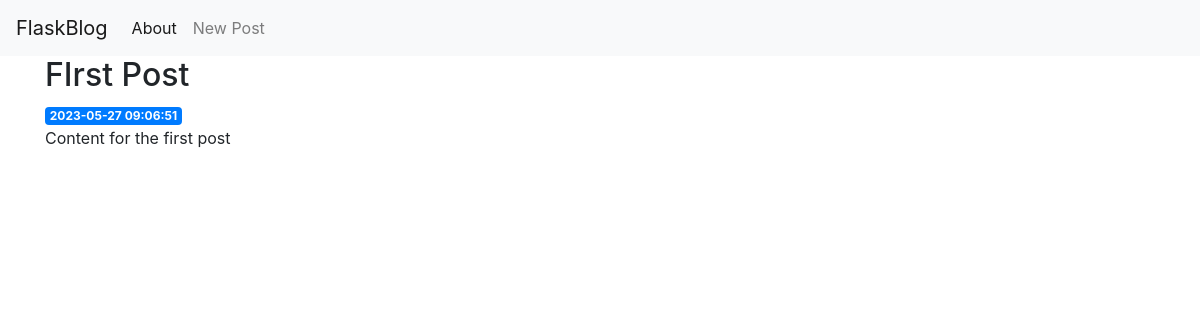
/1, run on an earlier commit of the app's database.
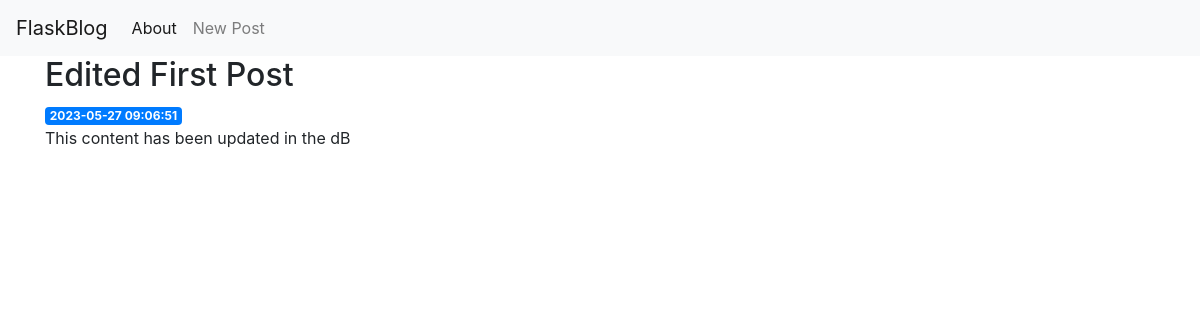
And on a later commit of the database.
### tables this page shows
CREATE TABLE posts (
	id INTEGER PRIMARY KEY AUTOINCREMENT,
	created TIMESTAMP NOT NULL DEFAULT CURRENT_TIMESTAMP,
	title TEXT NOT NULL,
	content TEXT NOT NULL
);

### app.py (the view)
@app.route('/<int:post_id>')
def post(post_id):
	post = get_post(post_id)
	return render_template('post.html', post=post)

### app.py (called while the page is built)
def get_db_connection():
	conn = sqlite3.connect('database.db')
	conn.row_factory = sqlite3.Row
	return conn

def get_post(post_id):
	conn = get_db_connection()
	post = conn.execute('SELECT * FROM posts WHERE id = ?', (post_id,)).fetchone()
	conn.close()
	if post is None:
		abort(404)
	return post

### templates/post.html
{% extends 'base.html' %}
{% block content %}
	<h2>{% block title %} {{ post['title'] }} {% endblock %}</h2>
	<span class="badge badge-primary">{{ post['created'] }}</span>
	<p>{{ post['content'] }}</p>
{% endblock %}

### templates/base.html (shortened to what this page needs)
<!doctype html>
<html lang="en">
  <head>
    <link rel="stylesheet" href="https://stackpath.bootstrapcdn.com/bootstrap/4.3.1/css/bootstrap.min.css">
  </head>
  <body>
    <nav class="navbar navbar-expand-md navbar-light bg-light">
        <a class="navbar-brand" href="{{ url_for('index')}}">FlaskBlog</a>
        <div class="collapse navbar-collapse" id="navbarNav">
            <ul class="navbar-nav">
            <li class="nav-item active">
                <a class="nav-link" href="#">About</a>
            </li>
            <li class="nav-item">
		<a class="nav-link" href="{{url_for('create')}}">New Post</a>
            </li>
            </ul>
        </div>
    </nav>
    <div class="container">
        {% block content %} {% endblock %}
    </div>
  </body>
</html>

What changed in the data, as far as the page shows it:
changed posts: title "FIrst Post" → "Edited First Post"; content "Content for the first post" → "This content has been updated in the dB"
